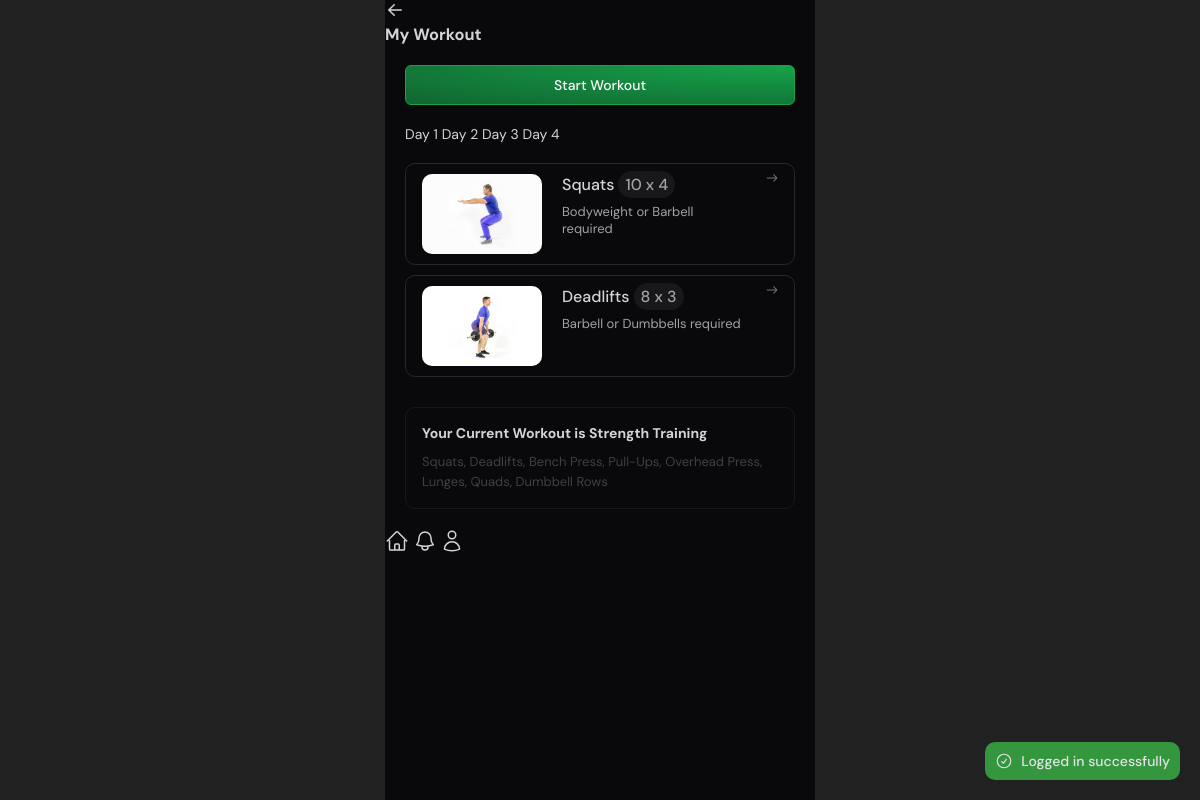
Page /rat/workout/index.php (signed in) on the committed database.
### tables this page shows
CREATE TABLE `exercises` (
  `id` int NOT NULL,
  `name` varchar(100) NOT NULL,
  `description` varchar(500) NOT NULL,
  `video_link` varchar(255) DEFAULT 'https://www.youtube.com/watch?v=a3ICNMQW7Ok',
  `created_at` timestamp NOT NULL DEFAULT CURRENT_TIMESTAMP,
  `updated_at` timestamp NOT NULL DEFAULT CURRENT_TIMESTAMP,
  `image` varchar(255) NOT NULL DEFAULT '',
  `muscle_group` varchar(255) NOT NULL,
  `difficulty_level` varchar(100) NOT NULL,
  `type` varchar(100) NOT NULL,
  `equipment_needed` varchar(255) NOT NULL
);

CREATE TABLE `workouts` (
  `id` int NOT NULL,
  `name` varchar(100) NOT NULL,
  `description` varchar(500) NOT NULL,
  `duration` int NOT NULL COMMENT 'In Days',
  `created_at` timestamp NOT NULL DEFAULT CURRENT_TIMESTAMP,
  `updated_at` timestamp NOT NULL DEFAULT CURRENT_TIMESTAMP
);

### src/db/Database.php (called while the page is built, shortened)
<?php
class Database
{
    private static null|Database $instance = null;
    private $CONFIG = [
        "host" => "gymrat_db",
        "username" => "root",
        "password" => "123456",
        "dbname" => "gymrat",
    ];
    private function __construct()
    {
        try {
            $tz = (new DateTime('now', new DateTimeZone('Asia/Colombo')))->format('P');
            $this->conn = new PDO(
                "mysql:host=" . $this->CONFIG['host'] . ";dbname=" . $this->CONFIG['dbname'],
                $this->CONFIG['username'],
                $this->CONFIG['password'],
                [
                    \PDO::ATTR_ERRMODE => \PDO::ERRMODE_EXCEPTION,
                    \PDO::MYSQL_ATTR_INIT_COMMAND => "SET time_zone='$tz'"
                ]
            );
        } catch (PDOException  $e) {
            die("database connection failed: " . $e->getMessage());
        }
    }
    public static function get_conn()
    {
        if (!self::$instance) {
            self::$instance = new Database();
        }
        return self::$instance->conn;
    }
}

### src/db/models/Workout.php (called while the page is built, shortened)
<?php
require_once __DIR__ . "/../Model.php";
require_once __DIR__ . "/WorkoutExercise.php";
class Workout extends Model
{
    protected $table = "workouts";
    public int $id = 0;
    public function fill(array $data)
    {
        $this->id = $data['id'] ?? 0;
        $this->name = $data['name'] ?? "";
        $this->description = $data['description'] ?? "";
        $this->exercises = $data['exercises'] ?? [];
    }
    public function get_by_id(int $id = 0)
    {
        $id = $id > 0 ? $id : $this->id;
        $sql = "SELECT * FROM $this->table WHERE id = :id LIMIT 1";
        $stmt = $this->conn->prepare($sql);
        $stmt->execute(['id' => $id]);
        $data = $stmt->fetch();
        if ($data) {
            $data['exercises'] = $this->get_exercises($id);
        }
    }
    private function get_exercises(int $workout_id): array
    {
        $workoutExercise = new WorkoutExercise();
        $exercises = $workoutExercise->get_by_workout_id($workout_id);
        return array_map(function ($exercise) {
            return [
                'id' => $exercise->id,
                'edit_id' => $exercise->id,
                'workout_id' => $exercise->workout_id,
                'exercise_id' => $exercise->exercise_id,
                'sets' => $exercise->sets,
                'day' => $exercise->day,
                'reps' => $exercise->reps,
                'isUpdated' => $exercise->isUpdated,
                'isDeleted' => $exercise->isDeleted,
            ];
        }, $exercises);
    }
}

### src/db/Model.php (called while the page is built, shortened)
<?php
require_once __DIR__ . "/Database.php";
abstract class Model
{
    public function __construct()
    {
        $this->conn = Database::get_conn();
    }
}

### src/db/models/WorkoutExercise.php (called while the page is built, shortened)
<?php
require_once __DIR__ . "/../Model.php";
class WorkoutExercise extends Model
{
    protected $table = "workout_exercises";
    public function get_by_workout_id(int $workout_id): array
    {
        $sql = "SELECT * FROM $this->table WHERE workout_id = :workout_id";
        $stmt = $this->conn->prepare($sql);
        $stmt->execute(['workout_id' => $workout_id]);
        $exercises = $stmt->fetchAll();
        return array_map(function($exercise) {
            return new WorkoutExercise($exercise);
        }, $exercises);
    }
}

### src/db/models/Customer.php (called while the page is built, shortened)
<?php
require_once __DIR__ . "/../Model.php";
class Customer extends Model
{
    protected $table = "customers";
    public int $id;
    public function fill(array $data)
    {
        $this->id = $data['id'] ?? 0;
    }
    public function get_by_id()
    {
        $sql = "SELECT * FROM $this->table WHERE id=:id";
        $stmt = $this->conn->prepare($sql);
        $stmt->execute(['id' => $this->id]);
    }
}

### src/db/models/Exercise.php (called while the page is built, shortened)
<?php
require_once __DIR__ . "/../Model.php";
class Exercise extends Model
{
    protected $table = "exercises";
    public function get_by_id(int $id)
    {
        $sql = "SELECT * FROM $this->table WHERE id = :id LIMIT 1";
        $stmt = $this->conn->prepare($sql);
        $stmt->execute(['id' => $id]);
    }
}

### src/uploads.php (called while the page is built, shortened)
<?php
function get_file_url(?string $file, $default_file = null): string | null
{
    $filePath =  "/uploads/" . $file;
    return $filePath;
}

### src/rat/workout/index.php (the view, shortened to what this page needs)
<?php
require_once "../../db/models/Customer.php";
$user = new Customer();
$user->fill([
    'id' => $_SESSION['auth']['id']
]);
try {
    $user->get_by_id();
} catch (\Throwable $th) {
    die("Failed to get customer: " . $th->getMessage());
}
$workoutSession = null;
require_once "../../db/models/Workout.php";
$workout = new Workout();
try {
    $workout->get_by_id($user->workout);
} catch (\Throwable $th) {
    die("Failed to get workout: " . $th->getMessage());
}
$days = [];
foreach ($workout->exercises as $exercise) {
    $d = $exercise['day'];
    if (in_array($d, $days)) continue;
    $days[] = $d;
}
sort($days);
$day = $_GET['day'] ?? null;
if ($day == null) {
    $workout_session = new WorkoutSession();
    $workout_session->fill([
        'user' => $user->id,
        'workout' => $workout->id,
    ]);
    try {
        $workout_session->get_last_session();
    } catch (\Throwable $th) {
        die("Failed to get workout session: " . $th->getMessage());
    }
    if ($workout_session->session_key) {
        if ($workout_session->ended_at) {
            $day = $workout_session->day + 1;
            if (!array_search($day, $days)) {
                $day = $days[0];
            }
        } else {
            $day = $workout_session->day;
        }
    } else {
        $day = $days[0];
    }
} else {
    $selected_day_index = array_search($day, $days);
    if ($selected_day_index === false) {
        die("Invalid day selected. Please select a valid day.");
    }
    $subnavbar_active = $selected_day_index + 1;
}
$exercises = [];
require_once "../../db/models/Exercise.php";
$exercise_model = new Exercise();
foreach ($workout->exercises as $exercise_ref) {
    if ($exercise_ref['day'] == $day) {
        try {
            $exercise_model->get_by_id($exercise_ref["exercise_id"]);
            $exercises[] = (object) [
                ...((array) $exercise_model),
                'day' => $exercise_ref['day'],
                'reps' => $exercise_ref['reps'] ?? null,
                'sets' => $exercise_ref['sets'] ?? null,
            ];
        } catch (\Throwable $th) {
            die("Failed to get exercise: " . $th->getMessage());
        }
    }
}
usort($exercises, function ($a, $b) {
    return $a->id - $b->id;
});
require_once "../includes/header.php";
require_once "../includes/titlebar.php";
?>
<main>
    <?php if ($workoutSession): ?>
        <button class="btn danger" onclick="endWorkout()">
            <span>End Workout</span>
            <span class="sub-text workout-timer"></span>
        </button>
        <script>
            const endWorkout = () => {
                const startedAt = new Date($WORKOUT_STARTED_AT)
                const now = Date.now();
                const diffInSeconds = Math.floor((now - startedAt) / 1000);
                const seconds = diffInSeconds % 60;
                const minutes = Math.floor(diffInSeconds / 60) % 60;
                const hours = Math.floor(diffInSeconds / 3600) % 24;
                if (hours >= $MIN_WORKOUT_DURATION || confirm("Are you sure you want to end the workout? You have been working out for " +
                        (minutes > 0 ? minutes + " minutes" : seconds + " seconds") +
                        `. It's recommended to workout for at least ${$MIN_WORKOUT_DURATION} hour${$MIN_WORKOUT_DURATION===1 ? "" : "s"} for best results.`)) {
                    window.location.href = "./end_workout_process.php";
                }
            }
        </script>
    <?php else: ?>
        <a href="./start_workout" class="btn success">
            <span>Start Workout</span>
        </a>
    <?php endif; ?>
    <?php
    require_once "../includes/subnavbar.php";
    ?>
    <div class="exercises">
        <?php require_once "../../uploads.php";  ?>
        <?php foreach ($exercises as $exercise): ?>
            <a href="./exercise?id=<?= $exercise->id ?>" class="exercise">
                <img src="<?= get_file_url($exercise->image, "default-images/default_exercise.jpg") ?>" alt="Workout image" class="featured-image">
                <div class="right">
                    <h4><?= $exercise->name ?> <span class="count"><?= $exercise->reps ?> x <?= $exercise->sets ?></span></h4>
                    <p class="equipment"><?= $exercise->equipment_needed ?> required</p>
                </div>
            </a>
        <?php endforeach; ?>
    </div>
    <div class="info">
        <h4>Your Current Workout is <?= $workout->name ?></h4>
        <p class="paragraph"><?= $workout->description ?></p>
    </div>
</main>
<?php require_once "../includes/navbar.php" ?>
<?php require_once "../includes/footer.php" ?>

### src/rat/styles/globals.css (style rules this page uses)
* { margin: 0; padding: 0; box-sizing: border-box; font-family: "DM Sans", sans-serif; font-optical-sizing: auto; }
:root { --color-violet-50: #f1e6ff; --color-violet-100: #e3ccff; --color-violet-200: #c799ff; --color-violet-300: #aa66ff; --color-violet-400: #8e33ff; --color-violet-500: #7200ff; --color-violet-600: #6700e6; --color-violet-700: #440099; --color-violet-800: #5000b3; --color-violet-900: #440099; --color-violet-950: #2e0066; --color-zinc-50: #fafafa; --color-zinc-100: #f4f4f5; --color-zinc-200: #e4e4e7; --color-zinc-300: #d4d4d8; --color-zinc-400: #a1a1aa; --color-zinc-500: #71717a; --color-zinc-600: #52525b; --color-zinc-700: #3f3f46; --color-zinc-800: #27272a; --color-zinc-900: #18181b; --color-zinc-950: #09090b; --color-red: #d53a3a; --color-red-light: #f05050; --color-green: #34973e; --color-green-light: #42b34d; font-size: 14px; background-color: #212121; --body-width: 430px; }
body { max-width: var(--body-width); margin: 0 auto; min-height: 100vh; background-color: var(--color-zinc-950); color: var(--color-zinc-300); }
main { display: flex; flex-direction: column; }
main:not(.no-padding) { padding: 20px; }
a { color: inherit; text-decoration: none; }

### src/staff/styles/components.css (style rules this page uses)
.btn { background-color: var(--color-zinc-800); border: 1px solid var(--color-zinc-950); color: var(--color-zinc-50); border: none; border-radius: 6px; padding: 0 12px; height: 30px; cursor: pointer; transition: background-color 0.6s; font-weight: 500; user-select: none; display: flex; align-items: center; justify-content: center; }
.paragraph { font-size: 13px; color: var(--color-zinc-700); line-height: 20px; }

### src/rat/workout/workout.css (style rules this page uses)
.exercises { display: flex; flex-direction: column; gap: 10px; margin-top: 20px; }
.exercise { display: flex; align-items: start; gap: 20px; border: 1px solid var(--color-zinc-800); border-radius: 10px; padding: 10px 16px; }
.exercise .featured-image { width: 120px; height: 80px; background-color: var(--color-zinc-900); border-radius: 10px; object-fit: cover; }
.exercise .right { flex: 1; display: flex; flex-direction: column; gap: 8px; }
.exercise h4 { font-size: 16px; font-weight: 500; }
.exercise .right .count { font-size: 16px; color: var(--color-zinc-400); padding: 3px 7px; background-color: var(--color-zinc-900); border-radius: 20px; }
.exercise .right .equipment { font-size: 13px; color: var(--color-zinc-400); }
.btn { margin-bottom: 20px; display: flex; flex-direction: column; height: max-content; padding: 10px 0; }
.btn.success { border: 1px solid rgba(22, 163, 74, 1); background: radial-gradient( at top right, rgba(22, 163, 74, 1), rgba(22, 163, 74, 0.6) ); }
.info { display: flex; flex-direction: column; gap: 10px; margin-top: 30px; padding: 16px; border: 1px solid var(--color-zinc-900); border-radius: 10px; }

### rows in the picture
exercises: image (picture), name "Squats", reps "10", sets "4", equipment_needed "Bodyweight or Barbell"
exercises: image (picture), name "Deadlifts", reps "8", sets "3", equipment_needed "Barbell or Dumbbells"
workouts: name "Strength Training", description "Squats, Deadlifts, Bench Press, Pull-Ups, Overhead Press, Lunges, Quads, Dumbbell Rows"

### other values in the picture
$success_alert "Logged in successfully"
$title "My Workout"
$link['title'] "Day 1"
$link['title'] "Day 2"
$link['title'] "Day 3"
$link['title'] "Day 4"
